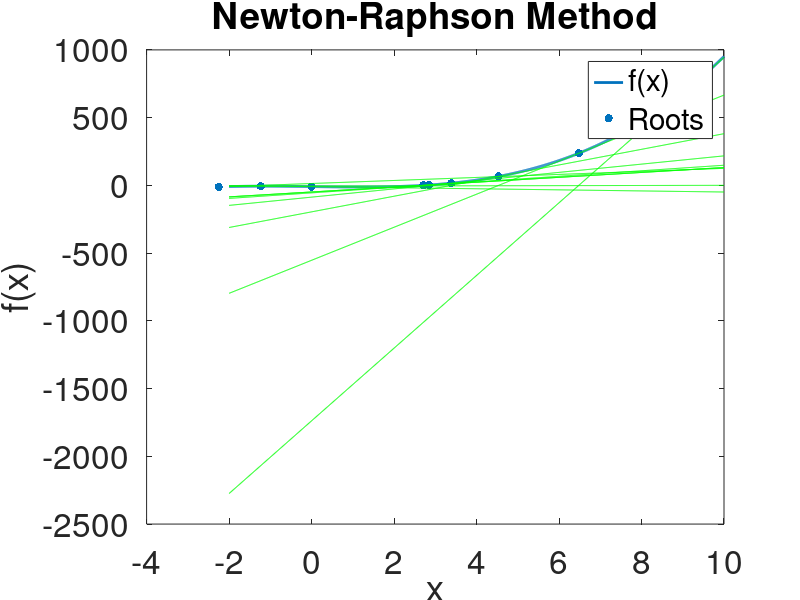

Source code (MATLAB):
f = @(x) x.^3- 4.*x - 9; % the function

df = @(x)3*x.^2-4; % differentiated function

roots = [];
slopes = [];
a = 0;
tolerance = 1e-6;

for i = 1:10
    c = a - f(a)/df(a);

    slopes = [slopes; a];
    roots = [roots; c];

    if abs(c - a) < tolerance
        break;
    end
    a=c;
end

% Display the final root
disp(['Approximate root:', num2str(c)]);


x = linspace(-2, 10, 1000);
y = f(x);

plot(x, y, 'LineWidth', 2);
hold on;
scatter(slopes, f(slopes), 'ro', 'filled', 'DisplayName', 'Root Estimates');
xlabel('x');
ylabel('f(x)');
title('Newton-Raphson Method');
set(gca,'fontsize',24);
legend('f(x)', 'Roots');

%tangent lines
for i = 1:size(slopes, 1)
    a = slopes(i);
    slope = df(a);
    y0 = f(a);
    tangent_line = slope * (x - a) + y0;
    plot(x, tangent_line, '-g', 'HandleVisibility', 'off');
end


